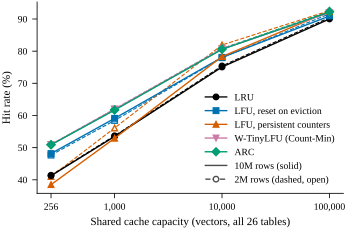

The script that drew this image:
"""Fig. (a): one cache shared by all 26 tables, total hit rate vs capacity, every policy; 10M rows solid, 2M dashed.

Reads results/P3b/rows_{2000000,10000000}/parts/*.csv (P3b, jobs 413067 and 413106).
"""
from collections import defaultdict

from style import POLICY, SINGLE, files, plt, rows, save

fig, ax = plt.subplots(figsize=(SINGLE, 2.3))
for n, dashed in ((10000000, False), (2000000, True)):
    tot = defaultdict(lambda: [0, 0])
    for p in files(f'results/P3b/rows_{n}/parts/'):
        for r in rows(p):
            k = (r['policy'], int(r['capacity']))
            tot[k][0] += int(r['hits'])
            tot[k][1] += int(r['misses'])
    for pol in POLICY:
        caps = sorted(c for q, c in tot if q == pol)
        if not caps:
            continue
        lab, col, mk, _, _ = POLICY[pol]
        y = [tot[pol, c][0] / sum(tot[pol, c]) * 100 for c in caps]
        ax.plot(caps, y, color=col, marker=mk, ls='--' if dashed else '-', lw=0.8 if dashed else 1.0,
                mfc='white' if dashed else col, label=None if dashed else lab, zorder=2 if dashed else 3)
ax.set_xscale('log')
ax.set_xlabel('Shared cache capacity (vectors, all 26 tables)')
ax.set_ylabel('Hit rate (%)')
ax.set_xticks([256, 1000, 10000, 100000], ['256', '1,000', '10,000', '100,000'])
ax.minorticks_off()
h, lab = ax.get_legend_handles_labels()
h.append(plt.Line2D([], [], color='0.3', ls='-'))
lab.append('10M rows (solid)')
h.append(plt.Line2D([], [], color='0.3', ls='--', marker='o', mfc='white'))
lab.append('2M rows (dashed, open)')
ax.legend(h, lab, loc='lower right', ncol=1, handlelength=2.2)
save(fig, 'fig_shared')
